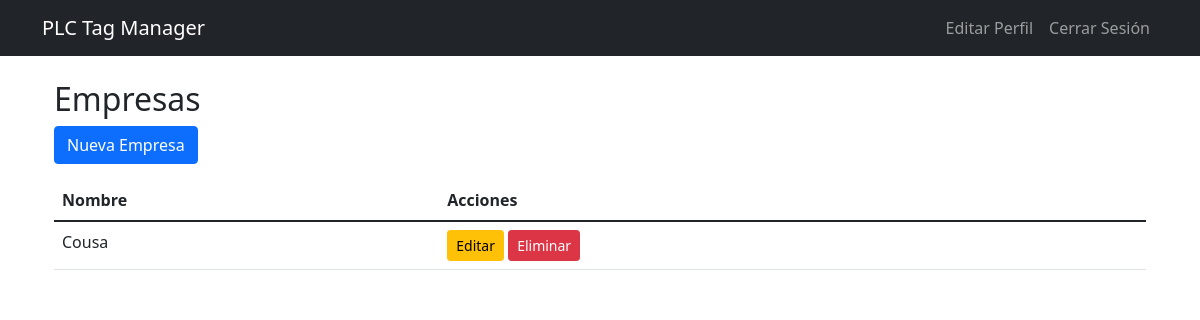
/empresas/ (signed in), run on an earlier commit of the app's database.
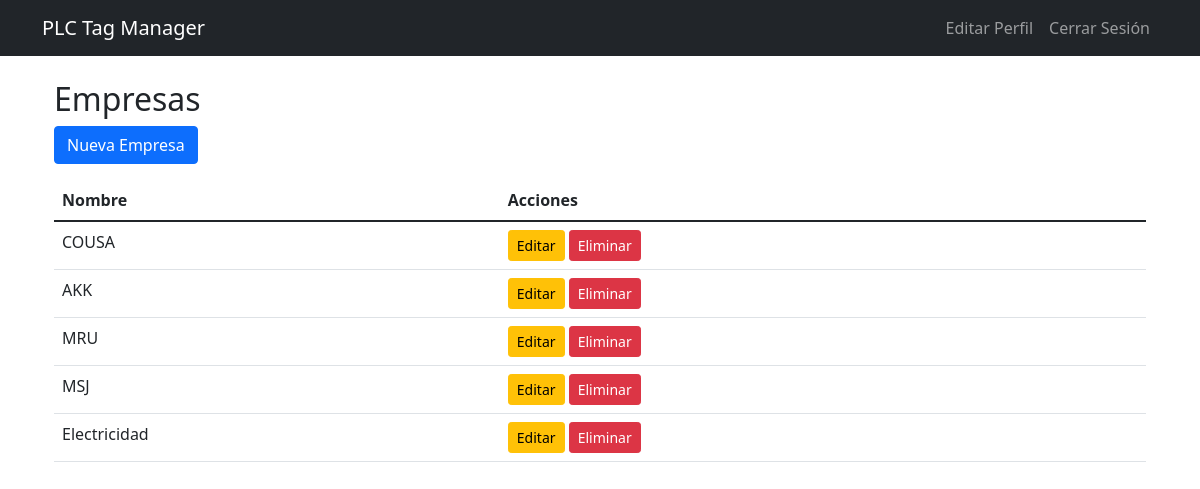
And on a later commit of the database.
### plc_address/models.py (models this page shows, shortened)
class Empresa(models.Model):
    nombre = models.CharField(max_length=100)
    fecha_creacion = models.DateTimeField(auto_now_add=True)

### plc_address/views.py (the view)
# urls.py: path('empresas/', views.empresa_list, name='empresa_list'),
@login_required
def empresa_list(request):
    empresas = Empresa.objects.all()
    return render(request, 'plc_crud/empresa_list.html', {'empresas': empresas})

### plc_address/templates/plc_crud/empresa_list.html (shortened to what this page needs)
{% extends 'plc_crud/base.html' %}
{% block content %}
<div class="container">
    <h2>Empresas</h2>
    <a href="{% url 'empresa_create' %}" class="btn btn-primary mb-3">Nueva Empresa</a>
    <table class="table">
        <thead>
            <tr>
                <th>Nombre</th>
                <th>Acciones</th>
            </tr>
        </thead>
        <tbody>
            {% for empresa in empresas %}
            <tr>
                <td>{{ empresa.nombre }}</td>
                <td>
                    <a href="{% url 'empresa_edit' empresa.pk %}" class="btn btn-warning btn-sm">Editar</a>
                    <form action="{% url 'empresa_delete' empresa.pk %}" method="POST" class="d-inline">
                        <button type="submit" class="btn btn-danger btn-sm" onclick="return confirm('¿Estás seguro?')">Eliminar</button>
                    </form>
                </td>
            </tr>
            {% endfor %}
        </tbody>
    </table>
</div>
{% endblock %}

What changed in the data, as far as the page shows it:
changed Empresa: nombre "Cousa" → "COUSA"
added Empresa: nombre "AKK"
added Empresa: nombre "MRU"
added Empresa: nombre "MSJ"
added Empresa: nombre "Electricidad"
